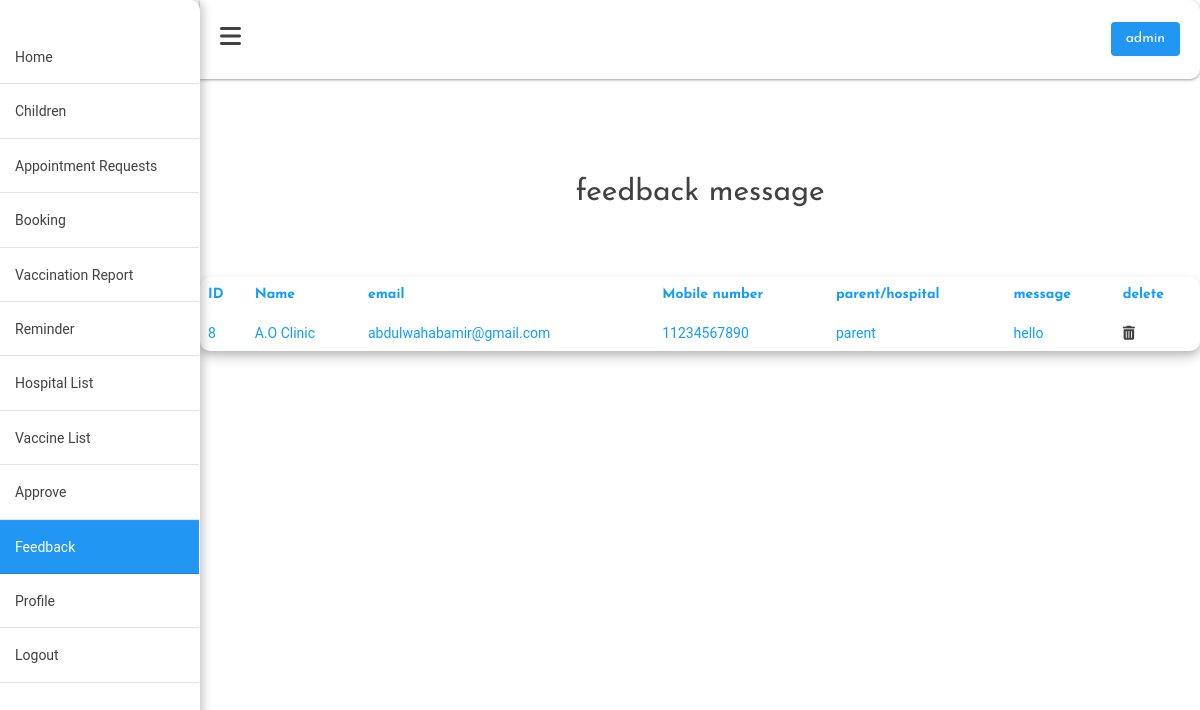
Screenshot of /admin_feedback.php (signed in) with the database file from the repository.
### tables this page shows
CREATE TABLE `feedback` (
  `id` int(11) NOT NULL,
  `name` varchar(250) NOT NULL,
  `email` varchar(250) NOT NULL,
  `mobile_number` varchar(250) NOT NULL,
  `parent_hospital` varchar(250) NOT NULL,
  `message` varchar(1000) NOT NULL
);

### admin_feedback.php (the view, shortened to what this page needs)
<?php
require_once('config.php');
$sql = "SELECT *  FROM admin";
$result = mysqli_query($connect, $sql);
$row = mysqli_fetch_assoc($result);
$admin_name = $row["name"];
?>
<!DOCTYPE html>
<html lang="en">
<head>
    <link rel="stylesheet" href="assets/css/admin.cs">
    <link rel="stylesheet" href="https://cdnjs.cloudflare.com/ajax/libs/font-awesome/6.0.0-beta2/css/all.min.css"
 />
    <link rel="stylesheet" href="https://cdnjs.cloudflare.com/ajax/libs/twitter-bootstrap/3.4.1/css/bootstrap.min.css">
    <link rel="stylesheet" href="assets/css/main.css">
    <link rel="stylesheet" href="assets/css/colors.css">
    <link rel="stylesheet" href="assets/css/admin.css">
    <link rel="stylesheet" href="assets/css/fresh-bootstrap-table.css">
</head>
<body>
    <div class="admin_main">
    <div class="sidebar">
            <ul>
                <li><a href="admin_home.php" class="logo">Home</a></li>
                <li><a href="admin_child.php" class="nav_links">children</a></li>
                <li><a href="admin_appointment_requests.php" class="nav_links"> appointment requests</a></li>
                <li><a href="admin_booking.php" class="nav_links"> booking</a></li>
                <li><a href="admin_vaccination_report.php" class="nav_links">vaccination report</a></li>
                <li><a href="admin_reminder.php" class="nav_links">Reminder</a></li>
                <li><a href="admin_hospital_list.php" class="nav_links"> hospital list</a></li>
                <li><a href="admin_vaccine_list.php" class="nav_links">vaccine list</a></li>
                <li><a href="admin_approve_hospital.php" class="nav_links"> approve</a></li>
                <li class="active"><a  class="active"href="admin_feedback.php" class="nav_links">feedback</a></li>
                <li><a href="admin_profile.php" class="nav_links">profile</a></li>
                <li><a href="admin_logout.php" class="nav_links">logout</a></li>
            </ul>
        </div>
        <div class="main_content">
            <div class="header_admin">
                <span class="toggle-btn"><i class="fas fa-bars"></i></span>
                <span class="login"><?php echo $admin_name;   ?></span>
            </div>
            <div class="container">
                <div class="tablename">feedback message</div>
                <div class="wrapper">
                    <div class="fresh-table full-color-orange ">
                        <table id="fresh-table" class="table">
                            <thead>
                                <th data-field="id">ID</th>
                                <th data-field="name" data-sortable="true">Name</th>
                                <th data-field="email" data-sortable="true">email</th>
                                <th data-field="mobile_number" data-sortable="true">Mobile number</th>
                                <th data-field="parent/hospital" data-sortable="true">parent/hospital</th>
                                <th data-field="message" data-sortable="true">message</th>
                                <th data-field="delete" data-sortable="true">delete</th>
                            </thead>
                            <tbody>
                                <?php
                                $sql='SELECT* FROM feedback';
                                $result=mysqli_query($connect,$sql);
                                if(mysqli_num_rows($result)> 0){
                                    while($row=mysqli_fetch_assoc($result)){
                                        $id=$row['id'];
                                        $name=$row['name'];
                                        $email=$row['email'];
                                        $mobile_number=$row['mobile_number'];
                                        $parent_hospital=$row['parent_hospital'];
                                        $message=$row['message'];
                                       ?>
                                        <tr>
                                            <td><?php echo $id;?></td>
                                            <td><?php echo $name;?></td>
                                            <td><?php echo $email;?></td>
                                            <td><?php echo $mobile_number;?></td>
                                            <td><?php echo $parent_hospital;?></td>
                                            <td><?php echo $message;?></td>
                                          <td><a href="admin_delete_feedback.php?id=<?php echo $id;?>"><i class="fas fa-trash-alt"></i></a></td>
                                        </tr>
                                        <?php
                                    }
                                }else{
                                    echo "No records found";
                                    }
                                ?>
                            </tbody>
                        </table>
                    </div>
                </div>
            </div>
        </div>
    </div>
</body>
</html>

### assets/css/main.css (style rules this page uses)
body { line-height: 1.6; font-family: var(--poppins-font); background: var(--background-color); }
body::before { content: ''; position: absolute; width: 100%; clip-path: inset(47% 0 0 0); z-index: -1; height: 100%; }
.container { width: 100%; overflow: hidden; padding: 80px 0; }

### assets/css/colors.css (style rules this page uses)
:root { --text-color:#414141; --hover-text-color: #FFFFFF; --cards-color: #FFFFFF; --shadow: rgba(60, 64, 67, 0.3) 0px 1px 2px 0px, rgba(60, 64, 67, 0.15) 0px 1px 3px 1px; --btn-color: #2196F3; --hover-color: #1976D2; --btn-text-color:#FFFFFF; }

### assets/css/admin.css (style rules this page uses)
* { margin: 0; padding: 0; box-sizing: border-box; list-style: none; text-decoration: none; font-family: 'Josefin Sans', sans-serif; }
.admin_main { display: flex; position: relative; }
.admin_main .sidebar { width: 200px; height: 100%; padding: 30px 0px; position: fixed; }
.admin_main .sidebar ul li { padding: 15px; border-bottom: 1px solid rgba(12, 12, 12, 0.114); border-top: 1px solid rgba(255,255,255,0.05); }
.admin_main .sidebar ul li a { color: var(--text-color); display: block; text-transform: capitalize; }
.admin_main .sidebar ul li.active { background-color: var(--btn-color); }
.admin_main .sidebar ul li a.active { color: var(--btn-text-color); }
.admin_main .main_content { width: 100%; margin-left: 200px; }
.admin_main .main_content .header_admin { padding: 20px; background: var(--background_color); box-shadow: var(--shadow); color: var(--text-color); display: flex; justify-content: space-between; align-items: center; border-radius: 0 10px 10px 0; border-bottom: 1px solid rgba(255, 255, 255, 0.2); }
.login { background: var(--btn-color); color: var(--btn-text-color); border-radius: 4px; padding: 6px 15px 6px 15px; cursor: pointer; }
.admin_main { width: 100%; }
.sidebar { transition: transform 0.3s ease; transform: translateX(0); width: 250px; position: fixed; top: 0; left: 0; height: 100%; color: white; z-index: 1000; }
.main_content { position: relative; margin-left: auto; width: 100%; transition: margin-left 0.3s ease; }
.toggle-btn { font-size: 24px; color: var(--text-color); cursor: pointer; }
.sidebar { background: var(--background_color); }
.sidebar { background:var(--cards-color); width: 250px; height: 100vh; color: white; padding: 15px; box-shadow: 4px 0 8px rgba(0, 0, 0, 0.2); border-radius: 0 10px 10px 0; border-right: 1px solid rgba(255, 255, 255, 0.2); overflow: auto; }

### rows the page displays
feedback: id "8", name "A.O Clinic", email "abdulwahabamir@gmail.com", mobile_number "11234567890", parent_hospital "parent", message "hello"

### other values shown
$admin_name "admin"
